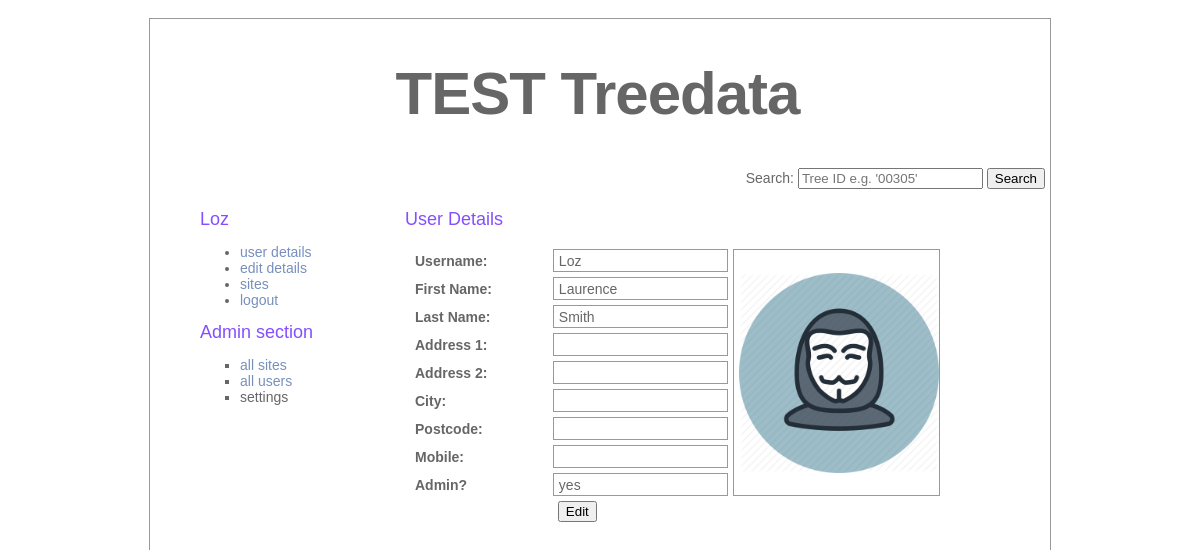
Page /pages/login/user_logged_on.php (signed in) on the committed database.
### tables this page shows
CREATE TABLE treedata_users (
    id INT NOT NULL AUTO_INCREMENT,
    username VARCHAR(100) PRIMARY KEY,
    f_name VARCHAR(100) NOT NULL,
    l_name VARCHAR(100) NOT NULL,
    address_line_1 VARCHAR(200),
    address_line_2 VARCHAR(200),
    city VARCHAR(50),
    postcode VARCHAR(8),
    mobile VARCHAR(11),
    password VARCHAR(100) NOT NULL,
    isAdmin BOOL NOT NULL,
    image VARCHAR(50),
    UNIQUE (id)
);

### pages/login/user_logged_on.php (the view, shortened to what this page needs)
<?php
    $path = "../../";
    $subTitle = "User Details";
    include($path."assets/includes/site_details.php");
	include ($path."assets/includes/connection.php");
	if (!isset($_SESSION["authenticated_user"]))
	{
		$_SESSION["message"] = "please log in";
		header("Location: $site");
	}
	else
	{
		include($path."assets/includes/header.php");
		include($path."assets/includes/login.php");
	?>
			<div id="text">
                <h2><?php echo $subTitle; ?></h2>
	            <p>
	            <?php
					$queryUser = "	SELECT *
									FROM treedata_users
									WHERE treedata_users.username='$username'";
            		$resultUser = mysqli_query ($connection, $queryUser);
            		if (mysqli_num_rows($resultUser) > 0)
            		{
            			$row = mysqli_fetch_array($resultUser);
            			echo "<table class='userView'>";
	            			echo "<tr><td>Username:</td><td>".$row['username']."</td><td rowspan='9'><img width='200' src='".$path."assets/images/users/".$row['image']."' /></td></tr>";
	            			echo "<tr><td>First Name:</td><td>".$row['f_name']."</td></tr>";
	            			echo "<tr><td>Last Name:</td><td>".$row['l_name']."</td></tr>";
	            			echo "<tr><td>Address 1:</td><td>".$row['address_line_1']."</td></tr>";
	            			echo "<tr><td>Address 2:</td><td>".$row['address_line_2']."</td></tr>";
	            			echo "<tr><td>City:</td><td>".$row['city']."</td></tr>";
	            			echo "<tr><td>Postcode:</td><td>".$row['postcode']."</td></tr>";
	            			echo "<tr><td>Mobile:</td><td>".$row['mobile']."</td></tr>";
	            			echo "<tr><td>Admin?</td><td>";
	            			if($row['isAdmin'] == 0)
	            				{echo "no";}
	            			else
	            				{echo "yes"; $isUserAdmin="true";}
	            			echo "</td></tr>";
	            			echo "<tr><td></td><td><a href='".$path."pages/login/user_logged_on_edit_details.php'><button>Edit</button></a></td></tr>";
	            		echo "</table>";
					}
	                else
	                {
	                	echo "<p>No details found <p>";
	                }
    			?>
    			</p>
			</div>
		</div>
	</body>
</html>
<?php
	}
?>

### assets/css/style.css (style rules this page uses)
#text { left: 255px; top: 180px; position: absolute; width: 600px; margin-top: 10px; }
body { color: #666; font-size: 14px; font-family: "Lucida Grande", Arial, sans-serif; font-weight: normal; margin-top: 0; margin-bottom: 0; }
p { margin-top: 5; }
h2 { color: #844fff; font-size: 18px; font-weight: normal; margin: 0px; }
table { width: 100%; margin: 0px; padding: 0px; text-align: left; }
a { color: #778fbd; text-decoration: none; }
table.userView { border: 0px solid #999; margin: 0px; border-spacing: 5px; padding: 0px; text-align: left; vertical-align: middle; width: 90%; }
table.userView td { border: 1px solid #999; padding: 0 0 0 5px; text-align: left; vertical-align: middle; background:; height: 21px; }
table.userView td:nth-child(1) { width: 30%; font-weight: bold; border: 0px; }
table.userView td:nth-child(2) { width: 40%; }
table.userView td:nth-child(3) { width: 30%; }
table.userView tr:last-child td:nth-child(2) { border: 0px; }

### rows in the picture
treedata_users: username "Loz", image (picture), f_name "Laurence", l_name "Smith"

### other values in the picture
$title "TEST Treedata"
$username "Loz"
$subTitle "User Details"
